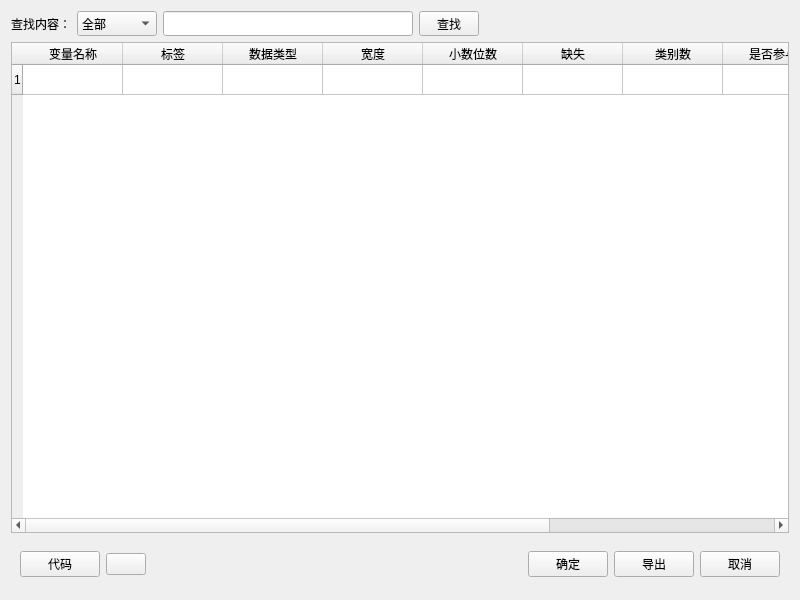
<?xml version="1.0" encoding="UTF-8"?>
<ui version="4.0">
 <class>Form</class>
 <widget class="QWidget" name="Form">
  <property name="geometry">
   <rect>
    <x>0</x>
    <y>0</y>
    <width>800</width>
    <height>600</height>
   </rect>
  </property>
  <property name="minimumSize">
   <size>
    <width>800</width>
    <height>600</height>
   </size>
  </property>
  <property name="windowTitle">
   <string>数据角色</string>
  </property>
  <layout class="QGridLayout" name="gridLayout">
   <item row="0" column="0">
    <layout class="QHBoxLayout" name="horizontalLayout">
     <item>
      <widget class="QLabel" name="label">
       <property name="minimumSize">
        <size>
         <width>60</width>
         <height>25</height>
        </size>
       </property>
       <property name="maximumSize">
        <size>
         <width>50</width>
         <height>25</height>
        </size>
       </property>
       <property name="text">
        <string>查找内容：</string>
       </property>
      </widget>
     </item>
     <item>
      <widget class="QComboBox" name="comboBox_columns">
       <property name="enabled">
        <bool>true</bool>
       </property>
       <property name="minimumSize">
        <size>
         <width>80</width>
         <height>25</height>
        </size>
       </property>
       <property name="maximumSize">
        <size>
         <width>80</width>
         <height>25</height>
        </size>
       </property>
       <item>
        <property name="text">
         <string>全部</string>
        </property>
       </item>
      </widget>
     </item>
     <item>
      <widget class="QLineEdit" name="lineEdit_col_find">
       <property name="minimumSize">
        <size>
         <width>250</width>
         <height>25</height>
        </size>
       </property>
       <property name="maximumSize">
        <size>
         <width>250</width>
         <height>25</height>
        </size>
       </property>
      </widget>
     </item>
     <item>
      <widget class="QPushButton" name="pushButton_find">
       <property name="minimumSize">
        <size>
         <width>60</width>
         <height>25</height>
        </size>
       </property>
       <property name="maximumSize">
        <size>
         <width>60</width>
         <height>25</height>
        </size>
       </property>
       <property name="text">
        <string>查找</string>
       </property>
      </widget>
     </item>
     <item>
      <spacer name="horizontalSpacer">
       <property name="orientation">
        <enum>Qt::Horizontal</enum>
       </property>
       <property name="sizeHint" stdset="0">
        <size>
         <width>40</width>
         <height>20</height>
        </size>
       </property>
      </spacer>
     </item>
    </layout>
   </item>
   <item row="1" column="0">
    <widget class="QTableWidget" name="tableWidget_dataset">
     <property name="minimumSize">
      <size>
       <width>500</width>
       <height>400</height>
      </size>
     </property>
     <row>
      <property name="text">
       <string>1</string>
      </property>
     </row>
     <column>
      <property name="text">
       <string>变量名称</string>
      </property>
     </column>
     <column>
      <property name="text">
       <string>标签</string>
      </property>
     </column>
     <column>
      <property name="text">
       <string>数据类型</string>
      </property>
     </column>
     <column>
      <property name="text">
       <string>宽度</string>
      </property>
     </column>
     <column>
      <property name="text">
       <string>小数位数</string>
      </property>
     </column>
     <column>
      <property name="text">
       <string>缺失</string>
      </property>
     </column>
     <column>
      <property name="text">
       <string>类别数</string>
      </property>
     </column>
     <column>
      <property name="text">
       <string>是否参与</string>
      </property>
     </column>
     <column>
      <property name="text">
       <string>测量水平</string>
      </property>
     </column>
     <column>
      <property name="text">
       <string>数据角色</string>
      </property>
     </column>
     <item row="0" column="7">
      <property name="text">
       <string/>
      </property>
     </item>
     <item row="0" column="9">
      <property name="text">
       <string/>
      </property>
     </item>
    </widget>
   </item>
   <item row="2" column="0">
    <widget class="QWidget" name="widget_3" native="true">
     <property name="minimumSize">
      <size>
       <width>0</width>
       <height>50</height>
      </size>
     </property>
     <property name="maximumSize">
      <size>
       <width>16777215</width>
       <height>50</height>
      </size>
     </property>
     <layout class="QVBoxLayout" name="verticalLayout_5">
      <item>
       <layout class="QHBoxLayout" name="horizontalLayout_3">
        <item>
         <widget class="QPushButton" name="pushButton_code">
          <property name="text">
           <string>代码</string>
          </property>
         </widget>
        </item>
        <item>
         <widget class="QPushButton" name="pushButton_help">
          <property name="text">
           <string/>
          </property>
          <property name="icon">
           <iconset resource="../pyqtsource.qrc">
            <normaloff>:/pyqt/source/images/lc_helpindex.png</normaloff>:/pyqt/source/images/lc_helpindex.png</iconset>
          </property>
         </widget>
        </item>
        <item>
         <spacer name="horizontalSpacer_2">
          <property name="orientation">
           <enum>Qt::Horizontal</enum>
          </property>
          <property name="sizeHint" stdset="0">
           <size>
            <width>40</width>
            <height>20</height>
           </size>
          </property>
         </spacer>
        </item>
        <item>
         <widget class="QPushButton" name="pushButton_ok">
          <property name="text">
           <string>确定</string>
          </property>
         </widget>
        </item>
        <item>
         <widget class="QPushButton" name="pushButton_export">
          <property name="text">
           <string>导出</string>
          </property>
         </widget>
        </item>
        <item>
         <widget class="QPushButton" name="pushButton_cancel">
          <property name="text">
           <string>取消</string>
          </property>
         </widget>
        </item>
       </layout>
      </item>
     </layout>
    </widget>
   </item>
  </layout>
 </widget>
 <resources>
  <include location="../pyqtsource.qrc"/>
 </resources>
 <connections/>
</ui>
